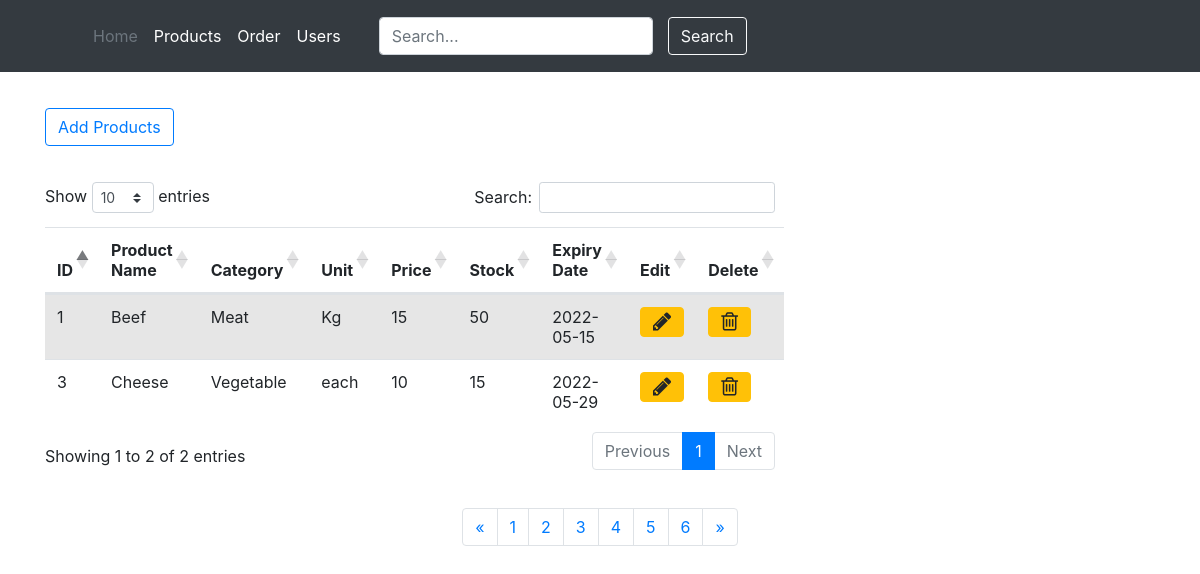
/products.php, run on the app's committed database.
### tables this page shows
CREATE TABLE `products` (
  `ProductID` int(6) NOT NULL,
  `ProductName` varchar(100) NOT NULL,
  `Category` varchar(30) NOT NULL,
  `Unit` varchar(10) NOT NULL,
  `Price` int(10) NOT NULL,
  `Stock` int(10) NOT NULL,
  `ExpiryDate` date NOT NULL,
  `Active` tinyint(1) NOT NULL
);

### products.php (the view, shortened to what this page needs)
<head>
	<link rel="stylesheet" href="https://cdn.jsdelivr.net/npm/bootstrap@4.3.1/dist/css/bootstrap.min.css">
	<link rel="stylesheet" href="https://cdn.datatables.net/1.11.5/css/dataTables.bootstrap5.min.css">
	<link href="https://maxcdn.bootstrapcdn.com/font-awesome/4.7.0/css/font-awesome.min.css" rel="stylesheet"/>
<body>
	<header class="p-3 bg-dark text-white">
		<div class="container">
		  <div class="d-flex flex-wrap align-items-center justify-content-center justify-content-lg-start">
			<a href="/" class="d-flex align-items-center mb-2 mb-lg-0 text-white text-decoration-none">
			  <svg class="bi me-2" width="40" height="32" role="img" aria-label="Bootstrap"><use xlink:href="#bootstrap"></use></svg>
			</a>
			<ul class="nav col-12 col-lg-auto me-lg-auto mb-2 justify-content-center mb-md-0">
			  <li><a href="index.php" class="nav-link px-2 text-secondary">Home</a></li>
			  <li><a href="products.php" class="nav-link px-2 text-white">Products</a></li>
			  <li><a href="orders.php" class="nav-link px-2 text-white">Order</a></li>
			  <li><a href="users.php" class="nav-link px-2 text-white">Users</a></li>
			</ul>
			<form class="col-12 col-lg-auto mb-3 mb-lg-0 me-lg-3">
			  <input type="search" class="form-control form-control-dark" placeholder="Search..." aria-label="Search">
			</form>
			<div class="text-end">
			  <button type="button" class="btn btn-outline-light me-2">Search</button>
			</div>
		  </div>
		</div>
	 </header>
	<div class="container" style="padding-top: 3%">
		<a type="button" class="btn btn-outline-primary" href="add-products.php">Add Products</a>
	</div>
	<div class="container" style="padding-top: 3%;">
		<div class="row">
			<div class="col-8 ">
				<table id="example" class="table table-striped" style="width:100%">
					<thead>
						<tr>
							<th>ID</th>
							<th>Product Name</th>
							<th>Category</th>
							<th>Unit</th>
							<th>Price</th>
							<th>Stock</th>
							<th>Expiry Date</th>
							<th>Edit</th>
							<th>Delete</th>
						</tr>
					</thead>
					<tbody>
					<?php
					$conn = new mysqli('localhost', 'root', '', 'gtg');
					$sql = "SELECT ProductID, ProductName, Category, Unit, Price, Stock, ExpiryDate, Active FROM products";
					$result = $conn->query($sql);
					if ($result->num_rows > 0) {
					  while($row = $result->fetch_assoc())
					  {
						if($row["Active"] == 1)
						{
							echo "<tr><td>" .$row["ProductID"]. "</td>" .
								 "<td>" . $row["ProductName"]. "</td>" .
								 "<td>" .$row["Category"]. "</td>" .
								 "<td>" .$row["Unit"]. "</td>" .
								 "<td>" .$row["Price"]. "</td>" .
								 "<td>" .$row["Stock"]. "</td>" .
								 "<td>" .$row["ExpiryDate"]. "</td>" .
								 "<td> <a  type ='button' class='btn btn-warning' href='edit-products.php?EditProductID=" .$row["ProductID"]."'><i class='fa fa-pencil fa-lg'></i></button></td>
								 <td> <a  type ='button' class='btn btn-warning' href='delete-products.php?EditProductID=" .$row["ProductID"]."'> <i class='fa fa-trash-o fa-lg'></i></button></td></tr>";
						}
					  }
					}
				?>
					</tbody>
				</table>
			</div>
		</div>
	</div>
	<div class="container d-flex justify-content-center" style="padding-top: 3%;">
		<nav aria-label="Page navigation example">
			<ul class="pagination">
			  <li class="page-item"><a class="page-link" href="#">&laquo;</a></li>
			  <li class="page-item"><a class="page-link" href="#">1</a></li>
			  <li class="page-item"><a class="page-link" href="#">2</a></li>
			  <li class="page-item"><a class="page-link" href="#">3</a></li>
			  <li class="page-item"><a class="page-link" href="#">4</a></li>
			  <li class="page-item"><a class="page-link" href="#">5</a></li>
			  <li class="page-item"><a class="page-link" href="#">6</a></li>
			  <li class="page-item"><a class="page-link" href="#">&raquo;</a></li>
			</ul>
		  </nav>
	</div>
</body>

### data on the page
products: ProductID "1", ProductName "Beef", Category "Meat", Unit "Kg", Price "15", Stock "50", ExpiryDate "2022-05-15"
products: ProductID "3", ProductName "Cheese", Category "Vegetable", Unit "each", Price "10", Stock "15", ExpiryDate "2022-05-29"
